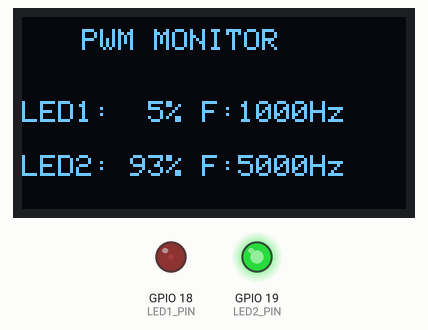
This program was run on a simulated ESP32. On the bench: 128×64 one-colour display, output pins drawn as LEDs (lit = HIGH). What the program prints to the serial monitor is not drawn.

Above: at 0.48 s.
At 10.09 s:
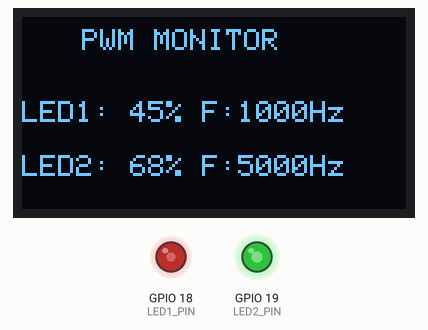
At 20.0 s:
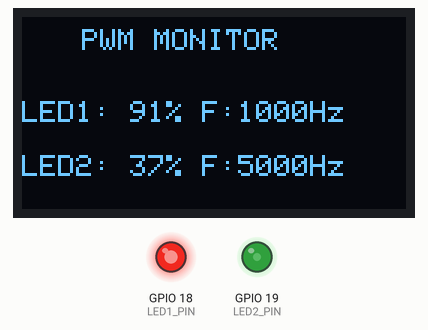
At 39.81 s:
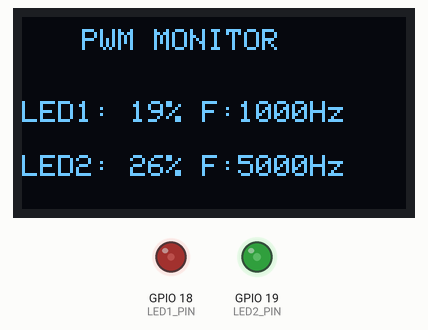
Timing chart, 0 to 40.0 s (numbered marks = the images above):
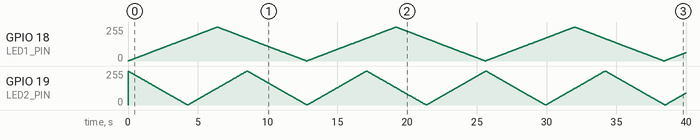

The program:

main.cpp
```cpp
#include <Arduino.h>
#include <Wire.h>
#include <Adafruit_GFX.h>
#include <Adafruit_SSD1306.h>

// ---------- Pins ----------
const int LED1_PIN = 18;
const int LED2_PIN = 19;
const int OLED_SDA = 21;
const int OLED_SCL = 22;

// ---------- OLED ----------
#define SCREEN_WIDTH 128
#define SCREEN_HEIGHT 64
#define OLED_ADDR 0x3C
Adafruit_SSD1306 display(SCREEN_WIDTH, SCREEN_HEIGHT, &Wire, -1);

// ---------- PWM settings ----------
// Channels 0 and 1 share one LEDC timer (same frequency), so LED2 uses channel 2
// to get its own timer and a different frequency.
const int LED1_CH = 0;
const int LED2_CH = 2;
const int LED1_FREQ = 1000;   // Hz
const int LED2_FREQ = 5000;   // Hz
const int PWM_RES = 10;       // bits -> duty range 0..1023
const int MAX_DUTY = (1 << PWM_RES) - 1;

// ---------- Fade state (same variables are used for PWM output and OLED text) ----------
int duty1 = 0;
int duty2 = MAX_DUTY;
int dir1 = 1;
int dir2 = -1;
const int STEP1 = 4;
const int STEP2 = 6;
const unsigned long FADE_INTERVAL = 20;     // ms between fade steps
const unsigned long OLED_INTERVAL = 100;    // ms between OLED refreshes
unsigned long lastFade = 0;
unsigned long lastOled = 0;
unsigned long lastPrint = 0;
bool oledOk = false;

int dutyToPercent(int duty) {
  return (duty * 100 + MAX_DUTY / 2) / MAX_DUTY;
}

void pwmBegin() {
#if ESP_ARDUINO_VERSION_MAJOR >= 3
  ledcAttach(LED1_PIN, LED1_FREQ, PWM_RES);
  ledcAttach(LED2_PIN, LED2_FREQ, PWM_RES);
#else
  ledcSetup(LED1_CH, LED1_FREQ, PWM_RES);
  ledcAttachPin(LED1_PIN, LED1_CH);
  ledcSetup(LED2_CH, LED2_FREQ, PWM_RES);
  ledcAttachPin(LED2_PIN, LED2_CH);
#endif
}

void pwmWrite(int led, int duty) {
#if ESP_ARDUINO_VERSION_MAJOR >= 3
  ledcWrite(led == 1 ? LED1_PIN : LED2_PIN, duty);
#else
  ledcWrite(led == 1 ? LED1_CH : LED2_CH, duty);
#endif
}

int nextDuty(int duty, int &dir, int step) {
  duty += dir * step;
  if (duty >= MAX_DUTY) { duty = MAX_DUTY; dir = -1; }
  else if (duty <= 0)   { duty = 0;        dir = 1;  }
  return duty;
}

void drawOled() {
  char line1[24];
  char line2[24];
  snprintf(line1, sizeof(line1), "LED1:%3d%% F:%dHz", dutyToPercent(duty1), LED1_FREQ);
  snprintf(line2, sizeof(line2), "LED2:%3d%% F:%dHz", dutyToPercent(duty2), LED2_FREQ);

  display.clearDisplay();
  display.setTextSize(1);
  display.setTextColor(SSD1306_WHITE);
  display.setCursor(20, 4);
  display.print("PWM MONITOR");
  display.setCursor(0, 28);
  display.print(line1);
  display.setCursor(0, 46);
  display.print(line2);
  display.display();
}

void setup() {
  Serial.begin(115200);

  // PWM first, so LEDs work even if the OLED is not found
  pwmBegin();
  pwmWrite(1, duty1);
  pwmWrite(2, duty2);

  Wire.begin(OLED_SDA, OLED_SCL);
  Wire.setClock(400000);
  oledOk = display.begin(SSD1306_SWITCHCAPVCC, OLED_ADDR);
  if (!oledOk) {
    Serial.println("OLED not found - check wiring and I2C address");
  }
}

void loop() {
  unsigned long now = millis();

  if (now - lastFade >= FADE_INTERVAL) {
    lastFade = now;
    duty1 = nextDuty(duty1, dir1, STEP1);
    duty2 = nextDuty(duty2, dir2, STEP2);
    pwmWrite(1, duty1);
    pwmWrite(2, duty2);
  }

  if (oledOk && now - lastOled >= OLED_INTERVAL) {
    lastOled = now;
    drawOled();
  }

  if (now - lastPrint >= 500) {
    lastPrint = now;
    Serial.printf("LED1: %d%% F:%dHz | LED2: %d%% F:%dHz\n",
                  dutyToPercent(duty1), LED1_FREQ,
                  dutyToPercent(duty2), LED2_FREQ);
  }
}
```
